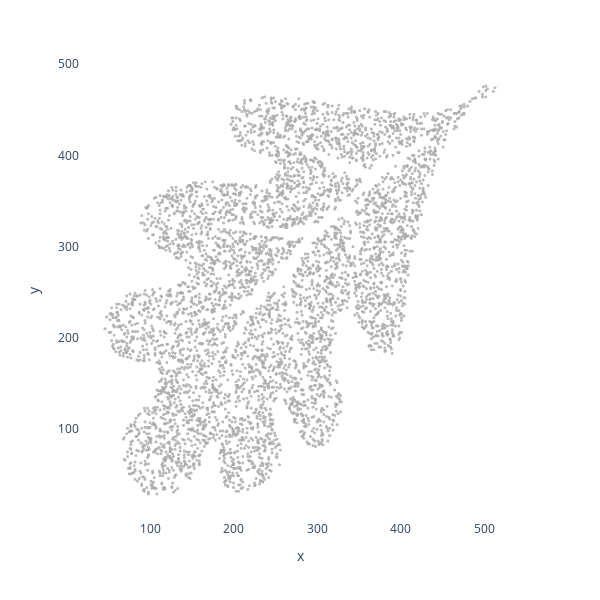

The code cell stored with this chart in its notebook:
### Markdown cell above
# Seeing the Scatter Plot

### Code cell
fig = px.scatter(df, x="x", y="y", width=600, height=600)

fig.update_layout(
    plot_bgcolor='white',
    paper_bgcolor='white',
    xaxis=dict(showgrid=False, visible=True),
    yaxis=dict(showgrid=False, visible=True),
)

fig.update_traces(marker=dict(size=3, color='darkgrey', opacity=0.8))

fig.show()

### Figure 1 — Plotly figure (JSON) as saved in the notebook; plotly's stock layout.template omitted (floating-point values rounded to 4 significant figures; data arrays with more than 128 entries replaced by an {"elided": "..."} marker saying what was removed)
{"data": [{"hovertemplate": "x=%{x}<br>y=%{y}<extra></extra>", "legendgroup": "", "marker": {"color": "darkgrey", "opacity": 0.8, "size": 3, "symbol": "circle"}, "mode": "markers", "name": "", "showlegend": false, "type": "scattergl", "x": {"elided": "5000 int values"}, "xaxis": "x", "y": {"elided": "5000 int values"}, "yaxis": "y"}], "layout": {"height": 600, "legend": {"tracegroupgap": 0}, "margin": {"t": 60}, "paper_bgcolor": "white", "plot_bgcolor": "white", "width": 600, "xaxis": {"anchor": "y", "domain": [0, 1], "showgrid": false, "title": {"text": "x"}, "visible": true}, "yaxis": {"anchor": "x", "domain": [0, 1], "showgrid": false, "title": {"text": "y"}, "visible": true}}}
